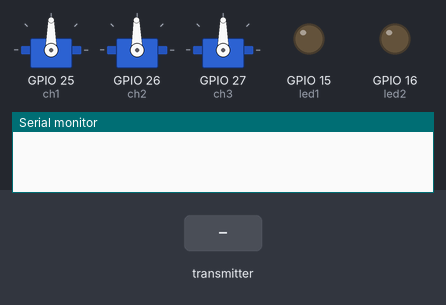
The sketch below on a simulated ESP32. On the bench: 3 × servo, output pins drawn as LEDs (lit = HIGH), the last lines printed to the serial monitor. The inputs (shaded band) are chosen by the test bench.

Above: at 1.2 s.
1.3 s: the transmitter starts sending throttle = 0
At 2.3 s:
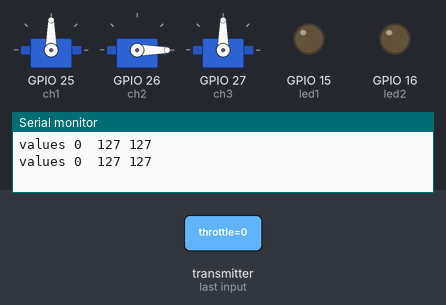
2.8 s: the transmitter starts sending steering = 0
At 3.4 s:
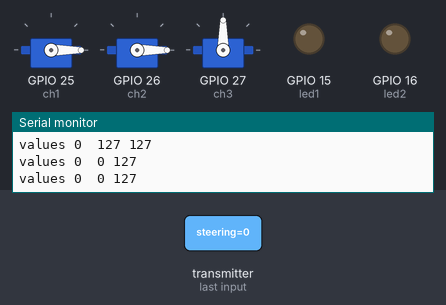
4.3 s: the transmitter starts sending knob1 = 0
At 4.6 s:
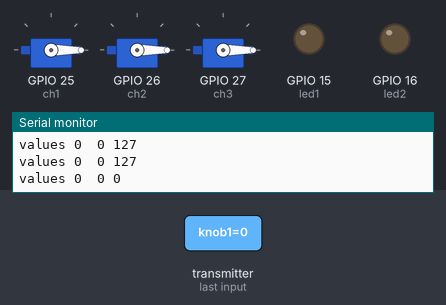
5.8 s: the transmitter starts sending switch1Value = 64
At 6.9 s:
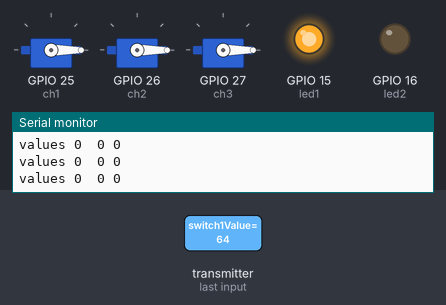
7.3 s: the transmitter starts sending switch2Value = 64
At 8.1 s:
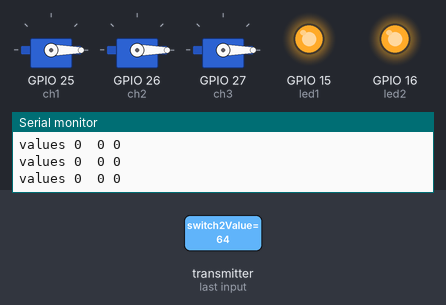
8.8 s: the transmitter starts sending throttle = 64
At 9.2 s:
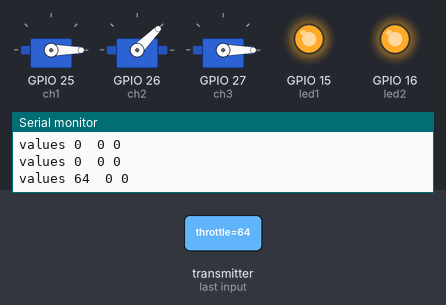
Timing chart, 0 to 11.3 s (numbered marks = the images above; inputs shaded):
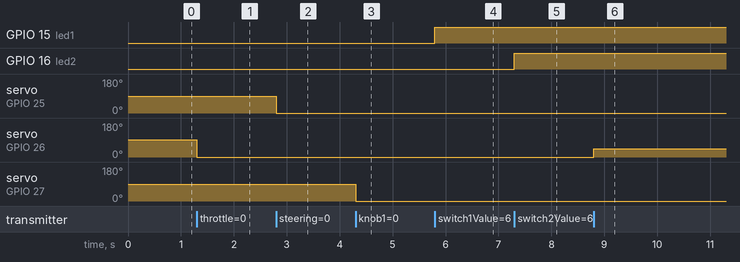

The sketch:

ESP32_3CH_RADIO_RECEIVER.ino
```cpp
#include <esp_now.h>
#include <WiFi.h>
#include <ESP32Servo.h>

#define SIGNAL_TIMEOUT 1000  // This is signal timeout in milli seconds. We will reset the data if no signal

unsigned long lastRecvTime = 0;

typedef struct PacketData
{
  // byte lxAxisValue;
  // byte lyAxisValue;
  byte throttle;          //ch2
  byte steering;          //ch1
  byte knob1;             //ch3

  byte switch1Value;
  byte switch2Value;
}PacketData;
PacketData receiverData;

Servo ch1;  //steering
Servo ch2;  //throttle
Servo ch3;  //knob1

int   led1 = 15;
int   led2 = 16;
//Assign default input received values
void setInputDefaultValues()
{
  // The middle position for joystick. (254/2=127)
  receiverData.throttle = 129;
  receiverData.steering = 127;
  receiverData.knob1= 127;

  receiverData.switch1Value = LOW;
  receiverData.switch2Value = LOW;
}

void mapAndWriteValues()
{
  ch2.write(map(receiverData.throttle, 0, 254, 0, 180));    //esc
  ch1.write(map(receiverData.steering, 0, 254, 0, 180));  //servo
  ch3.write(map(receiverData.knob1, 0, 254, 0, 180));

  digitalWrite(led1, receiverData.switch1Value);
  digitalWrite(led2, receiverData.switch2Value);
}

// callback function that will be executed when data is received
void OnDataRecv(const uint8_t * mac, const uint8_t *incomingData, int len)
{
  if (len == 0)
  {
    return;
  }
  memcpy(&receiverData, incomingData, sizeof(receiverData));

  String inputData ;
  inputData = inputData + "values " + receiverData.throttle + "  " + receiverData.steering + " " + receiverData.knob1  ;
  Serial.println(inputData);

  mapAndWriteValues();
  lastRecvTime = millis();
}

void setUpPinModes()
{
  ch1.attach(25, 1000, 2000);       //25
  ch2.attach(26, 1000, 2000);       //26
  ch3.attach(27, 1000, 2000);       //27

  pinMode(led1, OUTPUT);
  pinMode(led2, OUTPUT);
  setInputDefaultValues();
  mapAndWriteValues();
}

void setup()
{
  setUpPinModes();

  Serial.begin(115200);
  WiFi.mode(WIFI_STA);

  // Init ESP-NOW
  if (esp_now_init() != ESP_OK)
  {
    Serial.println("Error initializing ESP-NOW");
    return;
  }

  esp_now_register_recv_cb(OnDataRecv);
}


void loop()
{
  //Check Signal lost.
  unsigned long now = millis();
  if ( now - lastRecvTime > SIGNAL_TIMEOUT )
  {
    setInputDefaultValues();
    mapAndWriteValues();
  }
}
```

Measured:
- after the input at 1.3 s, servo on GPIO 26 (ch2): 91° → 0° at once
- after the input at 2.8 s, servo on GPIO 25 (ch1): 90° → 0° at once
- after the input at 4.3 s, servo on GPIO 27 (ch3): 90° → 0° at once
- after the input at 5.8 s, GPIO 15 (led1): LOW → HIGH at once
- after the input at 7.3 s, GPIO 16 (led2): LOW → HIGH at once
- after the input at 8.8 s, servo on GPIO 26 (ch2): 0° → 45° at once
